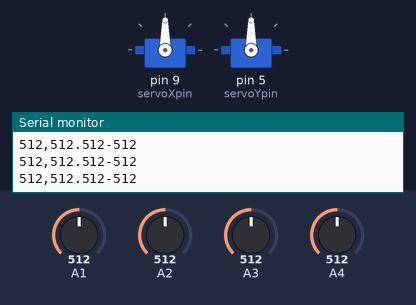
The sketch below on a simulated Arduino Uno, built with avr-gcc and run on an emulated ATmega328P. On the bench: 2 × servo, the last lines printed to the serial monitor. The test bench sets the inputs (shaded band); at power-on: A1 = 512, A3 = 512, A2 = 512, A4 = 512.

Above: at 2.2 s.
2.3 s: A1 set to 547
3.8 s: A1 set to 578
At 4.04 s:
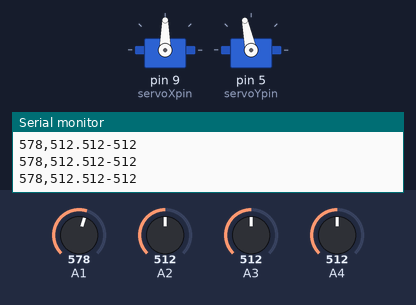
At 6.3 s:
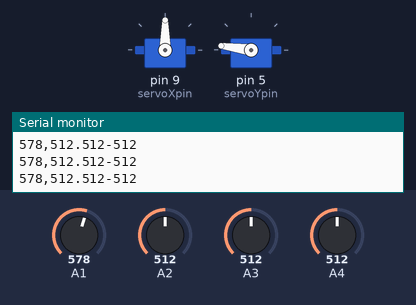
6.8 s: A3 set to 613
8.3 s: A3 set to 637
At 8.58 s:
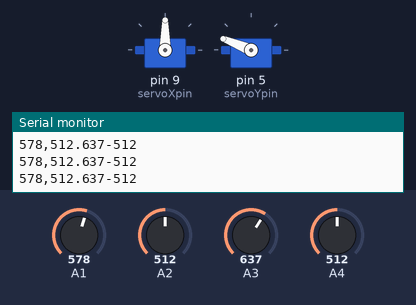
11.3 s: A2 set to 553
14.3 s: A2 set to 572
At 16.6 s:
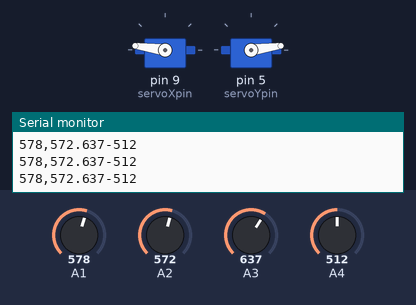
Timing chart, 0 to 18.1 s (numbered marks = the images above; inputs shaded):
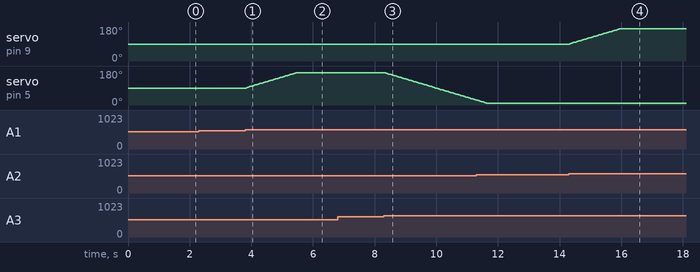

The sketch:

Light_follower_version_1.0.ino
```cpp
#include<Servo.h>


Servo servoX;  //The X axis servo
Servo servoY;  //The y axis servo


//The LDRs are named according to the quadrant names
//of conventional coordinate system.

//Servo pins
#define servoXpin  9   //Digital pin 9
#define servoYpin  5   //Digital pin 5

void setup() {
    Serial.begin(9600);
    servoX.attach(servoXpin);
    servoY.attach(servoYpin);

    pinMode(A1, INPUT);
    pinMode(A2, INPUT);
    pinMode(A3, INPUT);
    pinMode(A4, INPUT);

    servoX.write(90);
    servoY.write(90);
    delay(1000);
}

int xAngle = 90;
int yAngle = 90;
int difference = 50;
int wait = 40;
int change = 2;

int ldr1, ldr2, ldr3, ldr4;
void loop() {
  //The values read from the LDRs are printed in Serial
  // monitor in the form LDR1,LDR2.LDR3-LDR4!
  ldr1  = analogRead(A1) ;
 ldr2 =  analogRead(A2) ;
 ldr3  = analogRead(A3) ;
 ldr4  = analogRead(A4);

  Serial.print(ldr1);
  Serial.print(',');
  Serial.print(ldr2);
  Serial.print('.');
  Serial.print(ldr3);
  Serial.print('-');
  Serial.print(ldr4);
  Serial.print('\n');


  if(ldr1 - ldr3 >= difference && yAngle <=170)
  {
    yAngle+=change;
    servoY.write(yAngle);
    delay(wait);
  }
  else if(ldr3 - ldr1 >= difference &&  yAngle >= 10)
  {
    yAngle-=change;
    servoY.write(yAngle);
    delay(wait);
  }

  if(ldr4 - ldr2 >= difference && xAngle >= 10)
  {
    xAngle-=change;
    servoX.write(xAngle);
    delay(wait);
  }
  else if(ldr2 - ldr4 >= difference && xAngle <= 170)
  {
    xAngle+=change;
    servoX.write(xAngle);
    delay(wait);
  }


}
```

Measured:
- the behaviour switches between 561 and 562 on A1 (found by bisection; images 0 and 1)
- the behaviour switches between 627 and 628 on A3 (found by bisection; images 2 and 3)
- the behaviour switches between 561 and 562 on A2 (found by bisection; images 3 and 4)
- after the input at 3.8 s, servo on pin 5 (servoYpin): moves from 90° to 172° over 1.6 s, starting at once
- after the input at 8.3 s, servo on pin 5 (servoYpin): moves from 172° to 26° over 3.0 s, starting at once
- after the input at 14.3 s, servo on pin 9 (servoXpin): moves from 90° to 172° over 1.6 s, starting at once
